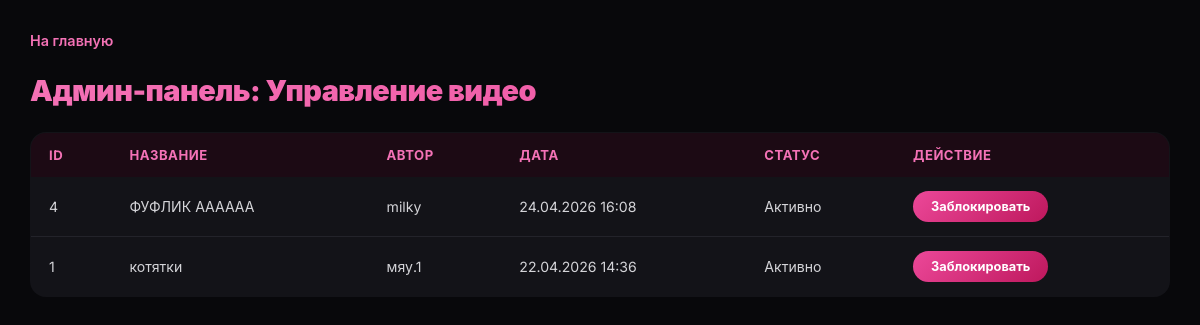
The app's page /admin-panel/ (signed in), older data.
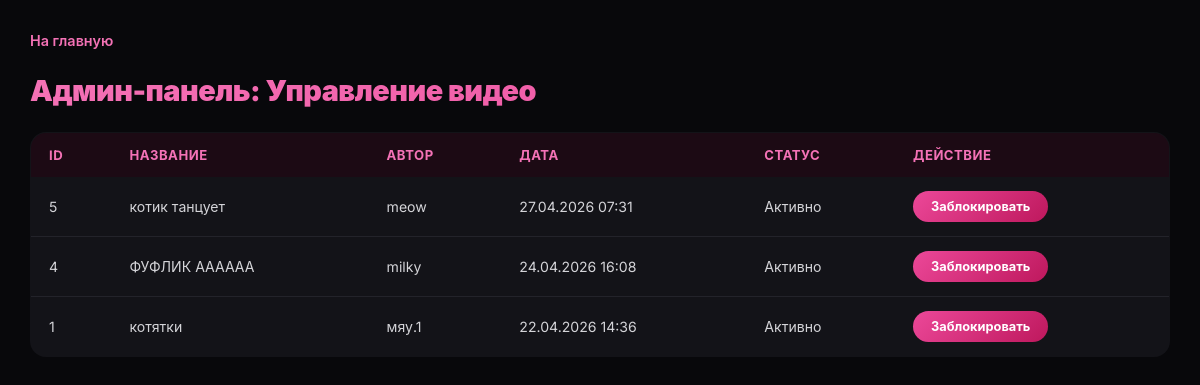
The same page, newer data.
### videos/models.py (models this page shows, shortened)
class Video(models.Model):
    author = models.ForeignKey(User, on_delete=models.CASCADE, verbose_name="Автор")
    title = models.CharField(max_length=100, verbose_name="Название")
    description = models.TextField(blank=True, verbose_name="Описание")
    video_file = models.FileField(upload_to='videos/', verbose_name="Файл видео")
    thumbnail = models.ImageField(upload_to='thumbnails/', blank=True, null=True, verbose_name="Превью")
    created_at = models.DateTimeField(auto_now_add=True, verbose_name="Дата загрузки")
    likes = models.IntegerField(default=0, verbose_name="Лайки")
    dislikes = models.IntegerField(default=0, verbose_name="Дизлайки")
    is_blocked = models.BooleanField(default=False, verbose_name="Заблокировано")
    block_reason = models.CharField(max_length=200, blank=True, null=True, verbose_name="Причина блокировки")
    class Meta:
        verbose_name = "Видео"
        verbose_name_plural = "Видео"
        ordering = ['-created_at']

### videos/views.py (the view)
# urls.py: path('admin-panel/', views.admin_video_list, name='admin_video_list'),
@staff_member_required  # Только для админов!
def admin_video_list(request):
    videos = Video.objects.all().order_by('-created_at')
    return render(request, 'videos/admin_video_list.html', {'videos': videos})

### videos/templates/videos/admin_video_list.html (shortened to what this page needs)
<!DOCTYPE html>
<html lang="ru">
<head>
</head>
<body>
    <a href="{% url 'home' %}" class="back-link">На главную</a>
    <h1>Админ-панель: Управление видео</h1>
    <table>
        <thead>
            <tr>
                <th>ID</th>
                <th>Название</th>
                <th>Автор</th>
                <th>Дата</th>
                <th>Статус</th>
                <th>Действие</th>
            </tr>
        </thead>
        <tbody>
            {% for video in videos %}
                <tr class="{% if video.is_blocked %}blocked{% endif %}">
                    <td>{{ video.id }}</td>
                    <td>{{ video.title }}</td>
                    <td>{{ video.author.username }}</td>
                    <td>{{ video.created_at|date:"d.m.Y H:i" }}</td>
                    <td>
                        {% if video.is_blocked %}
                            Заблокировано
                        {% else %}
                            Активно
                        {% endif %}
                    </td>
                    <td>
                        <a href="{% url 'toggle_block' video.id %}" class="btn {% if video.is_blocked %}btn-unblock{% else %}btn-block{% endif %}">
                            {% if video.is_blocked %}Разблокировать{% else %}Заблокировать{% endif %}
                        </a>
                    </td>
                </tr>
            {% endfor %}
        </tbody>
    </table>
</body>
</html>

Row changes from the older to the newer data that the page shows:
added Video: id "5", title "котик танцует", author.username "meow", created_at "27.04.2026 07:31", is_blocked "Активно"
